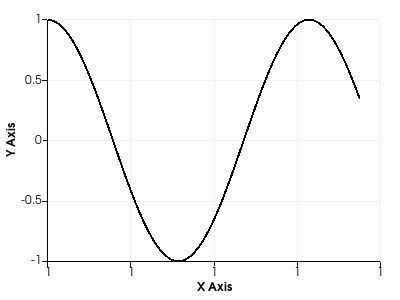

The Python source for this figure:
#!/usr/bin/env python
# Demonstrate a line plot with very small double precision offsets near 1.0.

import math

import vtkmodules.vtkInteractionStyle  # noqa: F401
import vtkmodules.vtkRenderingContextOpenGL2  # noqa: F401
import vtkmodules.vtkRenderingOpenGL2  # noqa: F401

from vtkmodules.vtkChartsCore import vtkChartXY
from vtkmodules.vtkCommonCore import vtkDoubleArray
from vtkmodules.vtkCommonDataModel import vtkTable
from vtkmodules.vtkRenderingContext2D import vtkContextActor
from vtkmodules.vtkRenderingCore import (
    vtkRenderWindow,
    vtkRenderWindowInteractor,
    vtkRenderer,
)

# Create a table with some points in it.
table = vtkTable()
arr_x = vtkDoubleArray()
arr_x.SetName("X")
table.AddColumn(arr_x)
arr_c = vtkDoubleArray()
arr_c.SetName("Cosine")
table.AddColumn(arr_c)

num_points = 69
inc = 7.5 / (num_points - 1)
table.SetNumberOfRows(num_points)
for i in range(num_points):
    x = 1 + 1e-11 * inc * i
    table.SetValue(i, 0, x)
    table.SetValue(i, 1, math.cos((x - 1.0) * 1.0e11))

# Set up a chart.
chart = vtkChartXY()

line = chart.AddPlot(vtkChartXY.LINE)
line.SetInputData(table, 0, 1)

# Context actor and scene wiring.
context_actor = vtkContextActor()
context_actor.GetScene().AddItem(chart)

# Renderer
renderer = vtkRenderer()
renderer.SetBackground(1.0, 1.0, 1.0)
context_actor.GetScene().SetRenderer(renderer)
renderer.AddActor(context_actor)

# Window
render_window = vtkRenderWindow()
render_window.SetSize(400, 300)
render_window.SetMultiSamples(0)
render_window.AddRenderer(renderer)
render_window.SetWindowName("line plot double precision")

# Interactor
interactor = vtkRenderWindowInteractor()
interactor.SetRenderWindow(render_window)

interactor.Initialize()
interactor.Start()
